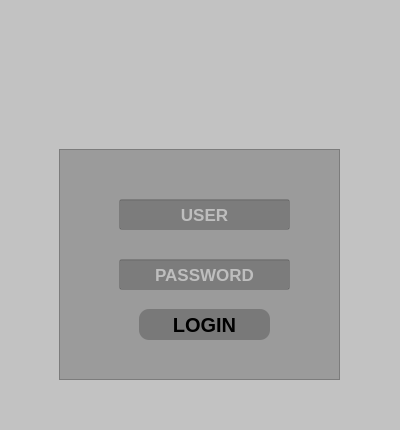
<?xml version="1.0" encoding="UTF-8"?>
<ui version="4.0">
 <class>Login</class>
 <widget class="QWidget" name="Login">
  <property name="geometry">
   <rect>
    <x>0</x>
    <y>0</y>
    <width>400</width>
    <height>430</height>
   </rect>
  </property>
  <property name="sizePolicy">
   <sizepolicy hsizetype="Fixed" vsizetype="Fixed">
    <horstretch>0</horstretch>
    <verstretch>0</verstretch>
   </sizepolicy>
  </property>
  <property name="minimumSize">
   <size>
    <width>400</width>
    <height>430</height>
   </size>
  </property>
  <property name="maximumSize">
   <size>
    <width>400</width>
    <height>430</height>
   </size>
  </property>
  <property name="windowTitle">
   <string>Form</string>
  </property>
  <property name="styleSheet">
   <string notr="true">background-color: rgb(194, 194, 194);

</string>
  </property>
  <widget class="QFrame" name="frame">
   <property name="geometry">
    <rect>
     <x>59</x>
     <y>149</y>
     <width>281</width>
     <height>231</height>
    </rect>
   </property>
   <property name="sizePolicy">
    <sizepolicy hsizetype="Fixed" vsizetype="Fixed">
     <horstretch>0</horstretch>
     <verstretch>0</verstretch>
    </sizepolicy>
   </property>
   <property name="styleSheet">
    <string notr="true">
background-color: rgba(0, 0, 0,0.2);</string>
   </property>
   <property name="frameShape">
    <enum>QFrame::StyledPanel</enum>
   </property>
   <property name="frameShadow">
    <enum>QFrame::Raised</enum>
   </property>
   <widget class="QPushButton" name="btn_login">
    <property name="geometry">
     <rect>
      <x>80</x>
      <y>160</y>
      <width>131</width>
      <height>31</height>
     </rect>
    </property>
    <property name="sizePolicy">
     <sizepolicy hsizetype="Fixed" vsizetype="Fixed">
      <horstretch>0</horstretch>
      <verstretch>0</verstretch>
     </sizepolicy>
    </property>
    <property name="font">
     <font>
      <pointsize>15</pointsize>
      <bold>true</bold>
     </font>
    </property>
    <property name="cursor">
     <cursorShape>PointingHandCursor</cursorShape>
    </property>
    <property name="styleSheet">
     <string notr="true">QPushButton{
	
	background-color: rgb(121, 121, 121);
	border-radius:10px

}

QPushButton:hover{
	
	background-color: rgb(74, 74, 74);
	color: rgb(194, 194, 194);
}</string>
    </property>
    <property name="text">
     <string>LOGIN</string>
    </property>
   </widget>
   <widget class="QLineEdit" name="txt_user">
    <property name="geometry">
     <rect>
      <x>60</x>
      <y>50</y>
      <width>171</width>
      <height>31</height>
     </rect>
    </property>
    <property name="font">
     <font>
      <family>Segoe UI</family>
      <pointsize>13</pointsize>
      <italic>false</italic>
      <bold>true</bold>
     </font>
    </property>
    <property name="styleSheet">
     <string notr="true">color: rgb(255, 255, 255);
font: 700 13pt &quot;Segoe UI&quot;;</string>
    </property>
    <property name="alignment">
     <set>Qt::AlignCenter</set>
    </property>
    <property name="placeholderText">
     <string>USER</string>
    </property>
   </widget>
   <widget class="QLineEdit" name="txt_password">
    <property name="geometry">
     <rect>
      <x>60</x>
      <y>110</y>
      <width>171</width>
      <height>31</height>
     </rect>
    </property>
    <property name="sizePolicy">
     <sizepolicy hsizetype="Fixed" vsizetype="Fixed">
      <horstretch>0</horstretch>
      <verstretch>0</verstretch>
     </sizepolicy>
    </property>
    <property name="font">
     <font>
      <family>Segoe UI</family>
      <pointsize>13</pointsize>
      <italic>false</italic>
      <bold>true</bold>
     </font>
    </property>
    <property name="styleSheet">
     <string notr="true">font: 700 13pt &quot;Segoe UI&quot;;
color: rgb(255, 255, 255);</string>
    </property>
    <property name="echoMode">
     <enum>QLineEdit::Password</enum>
    </property>
    <property name="alignment">
     <set>Qt::AlignCenter</set>
    </property>
    <property name="placeholderText">
     <string>PASSWORD</string>
    </property>
   </widget>
  </widget>
  <widget class="QLabel" name="label">
   <property name="geometry">
    <rect>
     <x>80</x>
     <y>30</y>
     <width>231</width>
     <height>201</height>
    </rect>
   </property>
   <property name="sizePolicy">
    <sizepolicy hsizetype="Fixed" vsizetype="Fixed">
     <horstretch>0</horstretch>
     <verstretch>0</verstretch>
    </sizepolicy>
   </property>
   <property name="text">
    <string/>
   </property>
   <property name="pixmap">
    <pixmap>univesp.png</pixmap>
   </property>
   <property name="scaledContents">
    <bool>true</bool>
   </property>
  </widget>
  <zorder>label</zorder>
  <zorder>frame</zorder>
 </widget>
 <resources/>
 <connections/>
</ui>
